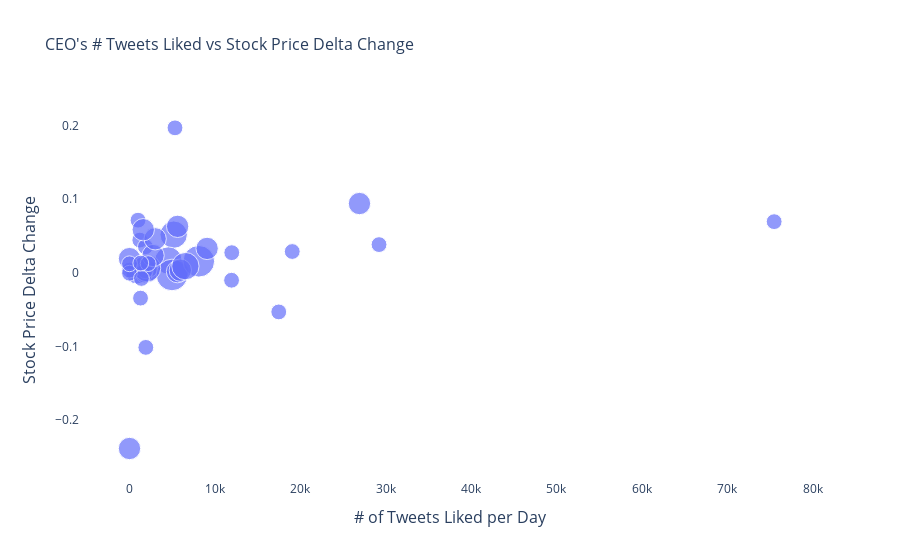

The code cell stored with this chart in its notebook:
### Code cell
fig = go.Figure()
_ = fig.add_trace(go.Scatter(
    x= df_stock_tweets['Agg_favorite'],
    y= df_stock_tweets['Price_delta'],
    mode="markers",
    marker={"size": df_stock_tweets['Agg_count'], "sizemode": "area",
                                    "sizeref": 2*max(df_stock_tweets['Agg_count']/1000)},
    hovertemplate= "Number of Tweets Liked per Day: %{x:.1f}<br>" +
    "Stock Price Change: %{y:.1f}<br>" +
    "Number of Tweets: %{marker.size:,}" +
    "<extra></extra>"
))
fig.update_layout(
    plot_bgcolor="white",
    yaxis={"title": {"text": "Stock Price Delta Change", "font": {"size": 16}}},
    xaxis={"title": {"text": "# of Tweets Liked per Day", "font": {"size": 16}}},
    # hovermode="x",
    title={'text': "CEO's # Tweets Liked vs Stock Price Delta Change", "font": {"size": 16}}
)
fig.show()

### Figure 1 — Plotly figure (JSON) as saved in the notebook; plotly's stock layout.template omitted (floating-point values rounded to 4 significant figures)
{"data": [{"hovertemplate": "Number of Tweets Liked per Day: %{x:.1f}<br>Stock Price Change: %{y:.1f}<br>Number of Tweets: %{marker.size:,}<extra></extra>", "marker": {"size": [1, 0, 3, 3, 1, 2, 2, 0, 0, 0, 0, 0, 0, 0, 1, 0, 0, 0, 0, 1, 1, 1, 0, 0, 0, 1, 4, 1, 0, 0, 0, 2, 0, 0, 0, 2, 0, 0, 0, 4, 0, 1, 1, 1, 0, 3, 0, 1, 0, 0, 2, 0, 0, 0, 2, 3, 1, 0, 2, 1, 0, 0, 0, 1, 0, 2, 0, 2, 0, 0, 1, 1, 0, 1, 2, 0, 1, 0, 1, 0, 2, 1, 1, 0, 0, 0, 0, 2, 1, 0], "sizemode": "area", "sizeref": 0.008}, "mode": "markers", "type": "scatter", "x": [0, 0, 5175, 4555, 29227, 876, 2128, 0, 0, 0, 0, 0, 0, 0, 17483, 0, 0, 0, 0, 1208, 0, 2340, 0, 0, 0, 1655, 4976, 1716, 0, 0, 0, 5628, 0, 0, 0, 0, 0, 0, 0, 8119, 0, 1840, 1864, 19063, 0, 2056, 0, 0, 0, 0, 5953, 0, 0, 0, 2759, 6548, 0, 0, 3006, 11954, 0, 0, 0, 5329, 0, 9091, 0, 5637, 0, 0, 998, 11979, 0, 1912, 0, 0, 1396, 0, 1292, 0, 1609, 2191, 75509, 0, 0, 0, 0, 26937, 1320, 0], "y": [null, 0.00376, 0.0519, 0.01683, 0.0384, 0.0001196, 0.002017, 0.006341, -0.02654, 0.02505, -0.006443, -0.003709, 0.02466, -0.008682, -0.05298, -0.03497, 0.03979, -0.02652, 0.0116, 0.0445, 0.003743, 0.004631, -0.01716, 0.01839, 0.03245, 0.00822, -0.002786, -0.002905, 0.002017, 0.03307, 0.001624, 0.001692, -0.03177, 0.0115, 0.002546, 0.01938, 0.001982, 0.004273, -0.05011, 0.01574, 0.02147, 0.002905, 0.03546, 0.029, -0.02358, 0.006409, -0.009964, -0.0004444, 0.01078, -0.001606, 0.003691, 0.01856, -0.01388, 0.01102, 0.02355, 0.00916, 0.01237, 0.04223, 0.04628, -0.009981, 0.002615, 0.04819, 0.0268, 0.1968, -0.01099, 0.03321, 0.06696, 0.06317, 0.1617, -0.06253, 0.07154, 0.02743, -0.01336, -0.1011, -0.2383, 0.07597, -0.007588, -0.05142, -0.03423, 0.07065, 0.05859, 0.0126, 0.06952, 0.03386, -0.08176, 0.01191, -0.05824, 0.09412, 0.01328, -0.08504]}], "layout": {"autosize": true, "plot_bgcolor": "white", "title": {"font": {"size": 16}, "text": "CEO's # Tweets Liked vs Stock Price Delta Change"}, "xaxis": {"autorange": true, "range": [-6385.0, 81310.0], "title": {"font": {"size": 16}, "text": "# of Tweets Liked per Day"}, "type": "linear"}, "yaxis": {"autorange": true, "range": [-0.3048, 0.252], "title": {"font": {"size": 16}, "text": "Stock Price Delta Change"}, "type": "linear"}}}
